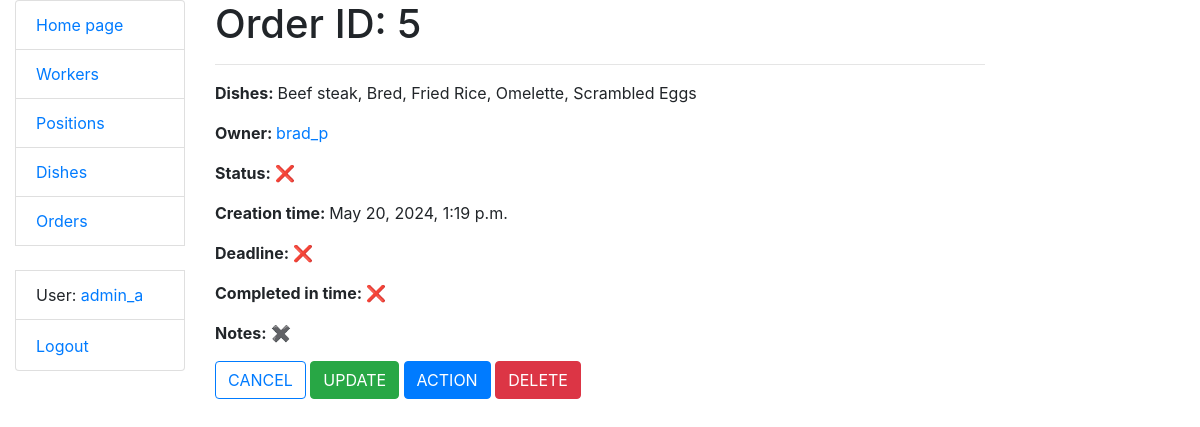
The app's page /orders/5/ (signed in), older data.
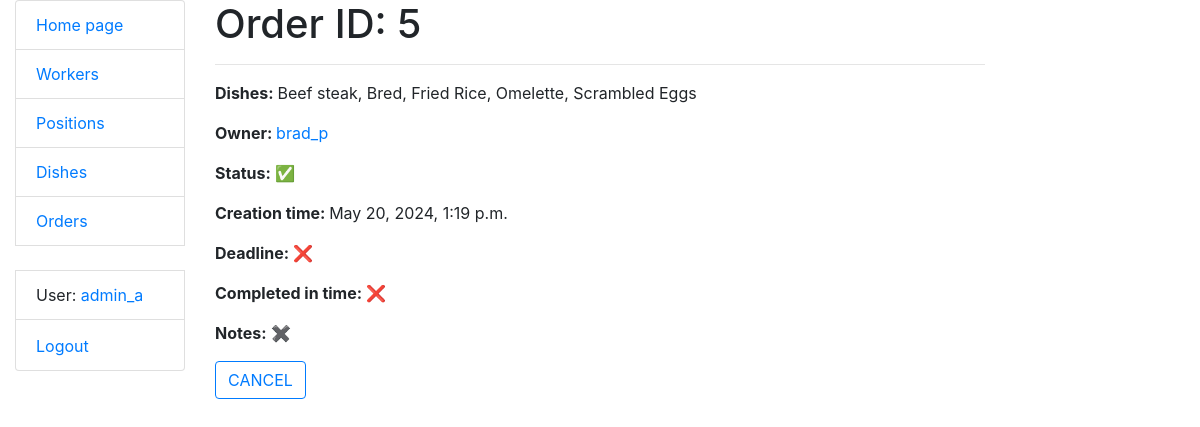
The same page, newer data.
### kitchen/views.py (the view)
# urls.py: path("orders/<int:pk>/", OrderDetailView.as_view(), name="order-detail"),
class OrderDetailView(LoginRequiredMixin, generic.DetailView):
    model = Order

### kitchen/models.py (called while the page is built)
    def __str__(self):
        return self.username

    def get_absolute_url(self):
        return reverse("kitchen:worker-detail", kwargs={"pk": self.pk})

    @property
    def completion_time(self):
        completion_time = self.creation_time + timezone.timedelta(minutes=self.deadline)
        if completion_time <= timezone.now():
            return False
        return int((completion_time - timezone.now()).total_seconds() // 60)

    def get_dish_names(self):
        return ", ".join(dish.name for dish in self.dishes.all())

### templates/kitchen/order_detail.html (shortened to what this page needs)
{% extends "base.html" %}
{% block content %}
  <h1>Order ID: {{ order.id }}</h1>
  <hr>
  <p><strong>Dishes: </strong>{{ order.get_dish_names }}</p>
  <p><strong>Owner: </strong>
    <a href="{{ order.worker.get_absolute_url }}">{{ order.worker }}</a>
  </p>
  <p><strong>Status: </strong>{% if order.is_completed %}✅{% else %}❌{% endif %}</p>
  <p><strong>Creation time: </strong>{{ order.creation_time }}</p>
  <p><strong>Deadline: </strong>
    {% if order.completion_time %}<b>{{ order.completion_time }}</b> min{% else %}❌{% endif %}
  </p>
  <p><strong>Completed in time: </strong>
    {% if order.is_completed_in_time %}✅{% else %}❌{% endif %}
  </p>
  <p><strong>Notes:</strong> {% if order.note %}{{ order.note }}{% else %}✖️{% endif %}</p>
  <a href="{% url "kitchen:order-list" %}" class="btn btn-outline-primary">CANCEL</a>
  {% if not order.is_completed %}
    <a href="{% url "kitchen:order-update" pk=order.id %}" class="btn btn-success">UPDATE</a>
    <a href="{% url "kitchen:order-complete" pk=order.id %}" class="btn btn-primary">ACTION</a>
    <a href="{% url "kitchen:order-delete" pk=order.id %}" class="btn btn-danger">DELETE</a>
  {% endif %}
{% endblock %}

Row changes from the older to the newer data that the page shows:
changed Order "Beef steak, Bred, Fried Rice, Omelette, Scrambled Eggs": is_completed False → True (drawn)
Text that changed along with them:
text no longer shown: "❌ UPDATE ACTION DELETE"
